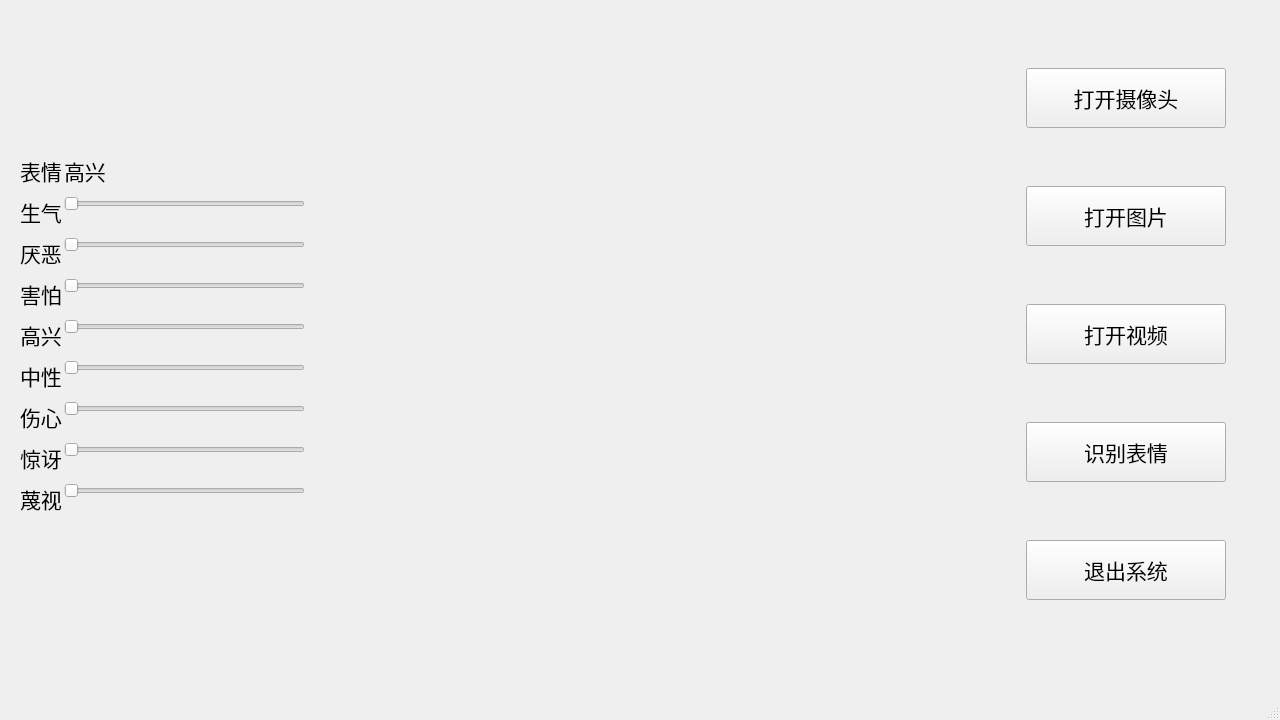
<?xml version="1.0" encoding="UTF-8"?>
<ui version="4.0">
 <class>FER_window</class>
 <widget class="QMainWindow" name="FER_window">
  <property name="geometry">
   <rect>
    <x>0</x>
    <y>0</y>
    <width>1280</width>
    <height>720</height>
   </rect>
  </property>
  <property name="minimumSize">
   <size>
    <width>1280</width>
    <height>720</height>
   </size>
  </property>
  <property name="maximumSize">
   <size>
    <width>1280</width>
    <height>720</height>
   </size>
  </property>
  <property name="cursor">
   <cursorShape>ArrowCursor</cursorShape>
  </property>
  <property name="windowTitle">
   <string>人脸表情识别系统</string>
  </property>
  <property name="styleSheet">
   <string notr="true"/>
  </property>
  <widget class="QWidget" name="centralwidget">
   <widget class="QWidget" name="gridLayoutWidget">
    <property name="geometry">
     <rect>
      <x>0</x>
      <y>0</y>
      <width>1281</width>
      <height>671</height>
     </rect>
    </property>
    <layout class="QGridLayout" name="gridLayout">
     <property name="horizontalSpacing">
      <number>3</number>
     </property>
     <property name="verticalSpacing">
      <number>1</number>
     </property>
     <item row="0" column="2">
      <layout class="QVBoxLayout" name="ButtonLayout">
       <property name="spacing">
        <number>5</number>
       </property>
       <property name="leftMargin">
        <number>55</number>
       </property>
       <property name="topMargin">
        <number>0</number>
       </property>
       <property name="rightMargin">
        <number>55</number>
       </property>
       <item alignment="Qt::AlignHCenter">
        <widget class="QPushButton" name="btn_openCamera">
         <property name="minimumSize">
          <size>
           <width>200</width>
           <height>0</height>
          </size>
         </property>
         <property name="maximumSize">
          <size>
           <width>200</width>
           <height>60</height>
          </size>
         </property>
         <property name="font">
          <font>
           <pointsize>16</pointsize>
           <weight>50</weight>
           <bold>false</bold>
          </font>
         </property>
         <property name="text">
          <string>打开摄像头</string>
         </property>
        </widget>
       </item>
       <item alignment="Qt::AlignHCenter">
        <widget class="QPushButton" name="btn_openimage">
         <property name="minimumSize">
          <size>
           <width>200</width>
           <height>0</height>
          </size>
         </property>
         <property name="maximumSize">
          <size>
           <width>200</width>
           <height>60</height>
          </size>
         </property>
         <property name="font">
          <font>
           <pointsize>16</pointsize>
           <weight>50</weight>
           <bold>false</bold>
          </font>
         </property>
         <property name="text">
          <string>打开图片</string>
         </property>
        </widget>
       </item>
       <item alignment="Qt::AlignHCenter">
        <widget class="QPushButton" name="btn_openvideo">
         <property name="minimumSize">
          <size>
           <width>200</width>
           <height>0</height>
          </size>
         </property>
         <property name="maximumSize">
          <size>
           <width>200</width>
           <height>60</height>
          </size>
         </property>
         <property name="font">
          <font>
           <pointsize>16</pointsize>
           <weight>50</weight>
           <bold>false</bold>
          </font>
         </property>
         <property name="text">
          <string>打开视频</string>
         </property>
        </widget>
       </item>
       <item alignment="Qt::AlignHCenter">
        <widget class="QPushButton" name="btn_recognition">
         <property name="minimumSize">
          <size>
           <width>200</width>
           <height>60</height>
          </size>
         </property>
         <property name="maximumSize">
          <size>
           <width>200</width>
           <height>60</height>
          </size>
         </property>
         <property name="font">
          <font>
           <pointsize>16</pointsize>
           <weight>50</weight>
           <bold>false</bold>
          </font>
         </property>
         <property name="text">
          <string>识别表情</string>
         </property>
        </widget>
       </item>
       <item alignment="Qt::AlignHCenter">
        <widget class="QPushButton" name="btn_exitsystem">
         <property name="minimumSize">
          <size>
           <width>200</width>
           <height>0</height>
          </size>
         </property>
         <property name="maximumSize">
          <size>
           <width>200</width>
           <height>60</height>
          </size>
         </property>
         <property name="font">
          <font>
           <pointsize>16</pointsize>
           <weight>50</weight>
           <bold>false</bold>
          </font>
         </property>
         <property name="styleSheet">
          <string notr="true"/>
         </property>
         <property name="text">
          <string>退出系统</string>
         </property>
        </widget>
       </item>
      </layout>
     </item>
     <item row="0" column="1">
      <widget class="QLabel" name="lab_frame">
       <property name="enabled">
        <bool>true</bool>
       </property>
       <property name="minimumSize">
        <size>
         <width>640</width>
         <height>640</height>
        </size>
       </property>
       <property name="maximumSize">
        <size>
         <width>640</width>
         <height>640</height>
        </size>
       </property>
       <property name="font">
        <font>
         <pointsize>30</pointsize>
         <weight>50</weight>
         <bold>false</bold>
        </font>
       </property>
       <property name="toolTip">
        <string/>
       </property>
       <property name="text">
        <string/>
       </property>
       <property name="textFormat">
        <enum>Qt::RichText</enum>
       </property>
       <property name="alignment">
        <set>Qt::AlignCenter</set>
       </property>
      </widget>
     </item>
     <item row="0" column="0">
      <layout class="QFormLayout" name="formLayout_2">
       <property name="sizeConstraint">
        <enum>QLayout::SetMinAndMaxSize</enum>
       </property>
       <property name="fieldGrowthPolicy">
        <enum>QFormLayout::ExpandingFieldsGrow</enum>
       </property>
       <property name="labelAlignment">
        <set>Qt::AlignCenter</set>
       </property>
       <property name="formAlignment">
        <set>Qt::AlignCenter</set>
       </property>
       <property name="horizontalSpacing">
        <number>2</number>
       </property>
       <property name="verticalSpacing">
        <number>9</number>
       </property>
       <property name="leftMargin">
        <number>20</number>
       </property>
       <property name="topMargin">
        <number>0</number>
       </property>
       <property name="rightMargin">
        <number>20</number>
       </property>
       <property name="bottomMargin">
        <number>0</number>
       </property>
       <item row="0" column="0">
        <widget class="QLabel" name="label">
         <property name="font">
          <font>
           <pointsize>16</pointsize>
          </font>
         </property>
         <property name="text">
          <string>表情</string>
         </property>
        </widget>
       </item>
       <item row="2" column="0">
        <widget class="QLabel" name="label_2">
         <property name="font">
          <font>
           <pointsize>16</pointsize>
          </font>
         </property>
         <property name="text">
          <string>厌恶</string>
         </property>
        </widget>
       </item>
       <item row="1" column="0">
        <widget class="QLabel" name="label_3">
         <property name="font">
          <font>
           <pointsize>16</pointsize>
          </font>
         </property>
         <property name="text">
          <string>生气</string>
         </property>
        </widget>
       </item>
       <item row="3" column="0">
        <widget class="QLabel" name="label_4">
         <property name="font">
          <font>
           <pointsize>16</pointsize>
          </font>
         </property>
         <property name="text">
          <string>害怕</string>
         </property>
        </widget>
       </item>
       <item row="4" column="0">
        <widget class="QLabel" name="label_5">
         <property name="font">
          <font>
           <pointsize>16</pointsize>
          </font>
         </property>
         <property name="text">
          <string>高兴</string>
         </property>
        </widget>
       </item>
       <item row="5" column="0">
        <widget class="QLabel" name="label_6">
         <property name="font">
          <font>
           <pointsize>16</pointsize>
          </font>
         </property>
         <property name="text">
          <string>中性</string>
         </property>
        </widget>
       </item>
       <item row="6" column="0">
        <widget class="QLabel" name="label_7">
         <property name="font">
          <font>
           <pointsize>16</pointsize>
          </font>
         </property>
         <property name="text">
          <string>伤心</string>
         </property>
        </widget>
       </item>
       <item row="7" column="0">
        <widget class="QLabel" name="label_8">
         <property name="font">
          <font>
           <pointsize>16</pointsize>
          </font>
         </property>
         <property name="text">
          <string>惊讶</string>
         </property>
        </widget>
       </item>
       <item row="0" column="1">
        <widget class="QLabel" name="label_9">
         <property name="font">
          <font>
           <pointsize>16</pointsize>
          </font>
         </property>
         <property name="text">
          <string>高兴</string>
         </property>
        </widget>
       </item>
       <item row="1" column="1">
        <widget class="QSlider" name="horizontalSlider">
         <property name="orientation">
          <enum>Qt::Horizontal</enum>
         </property>
        </widget>
       </item>
       <item row="2" column="1">
        <widget class="QSlider" name="horizontalSlider_2">
         <property name="orientation">
          <enum>Qt::Horizontal</enum>
         </property>
        </widget>
       </item>
       <item row="3" column="1">
        <widget class="QSlider" name="horizontalSlider_3">
         <property name="orientation">
          <enum>Qt::Horizontal</enum>
         </property>
        </widget>
       </item>
       <item row="4" column="1">
        <widget class="QSlider" name="horizontalSlider_4">
         <property name="orientation">
          <enum>Qt::Horizontal</enum>
         </property>
        </widget>
       </item>
       <item row="5" column="1">
        <widget class="QSlider" name="horizontalSlider_5">
         <property name="orientation">
          <enum>Qt::Horizontal</enum>
         </property>
        </widget>
       </item>
       <item row="6" column="1">
        <widget class="QSlider" name="horizontalSlider_6">
         <property name="orientation">
          <enum>Qt::Horizontal</enum>
         </property>
        </widget>
       </item>
       <item row="7" column="1">
        <widget class="QSlider" name="horizontalSlider_7">
         <property name="orientation">
          <enum>Qt::Horizontal</enum>
         </property>
        </widget>
       </item>
       <item row="8" column="0">
        <widget class="QLabel" name="label_10">
         <property name="font">
          <font>
           <pointsize>16</pointsize>
          </font>
         </property>
         <property name="text">
          <string>蔑视</string>
         </property>
        </widget>
       </item>
       <item row="8" column="1">
        <widget class="QSlider" name="horizontalSlider_8">
         <property name="orientation">
          <enum>Qt::Horizontal</enum>
         </property>
        </widget>
       </item>
      </layout>
     </item>
    </layout>
   </widget>
  </widget>
  <widget class="QMenuBar" name="menubar">
   <property name="geometry">
    <rect>
     <x>0</x>
     <y>0</y>
     <width>1280</width>
     <height>23</height>
    </rect>
   </property>
  </widget>
  <widget class="QStatusBar" name="statusbar"/>
 </widget>
 <resources/>
 <connections/>
</ui>
